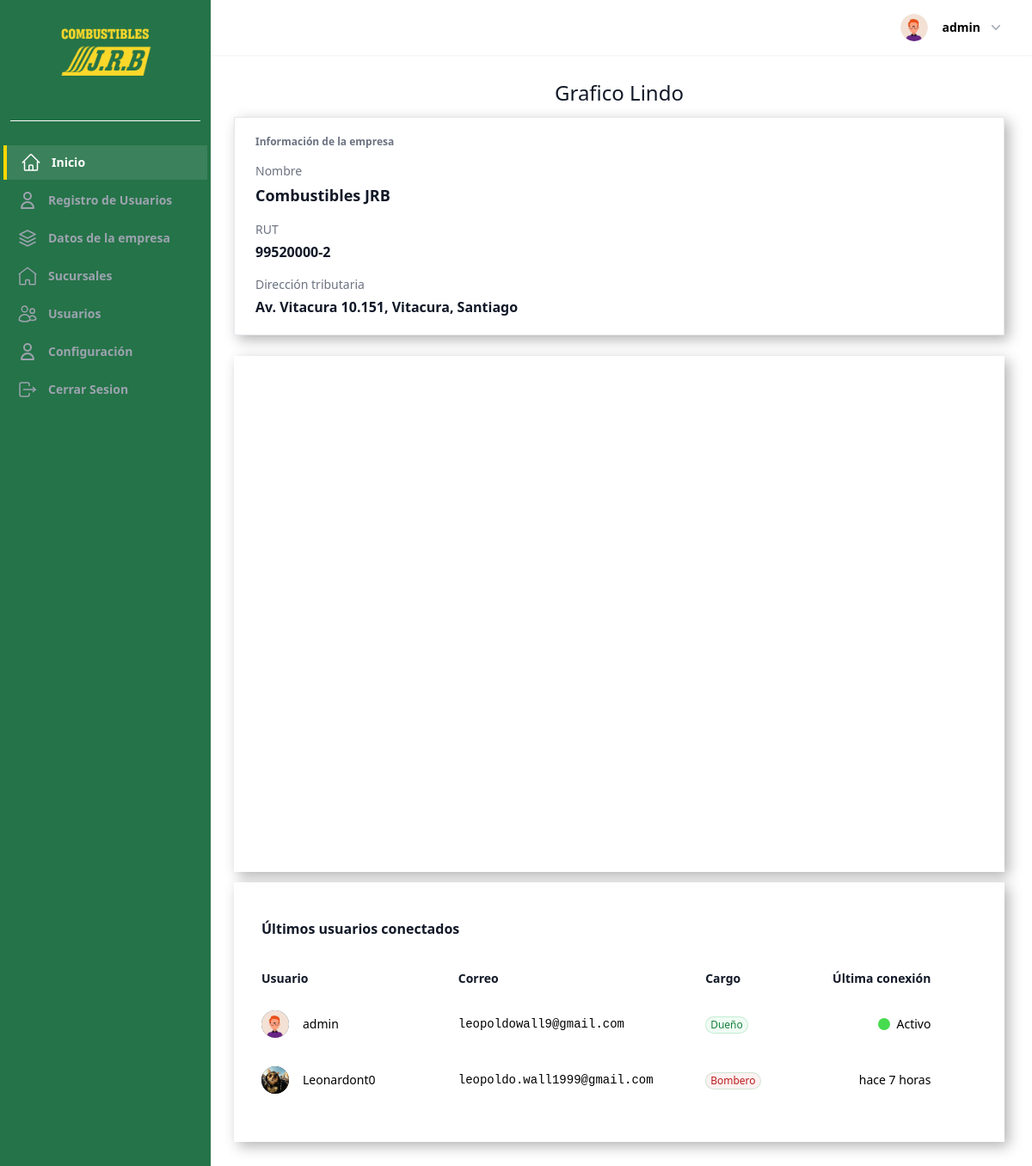
The app's page / (signed in), older data.
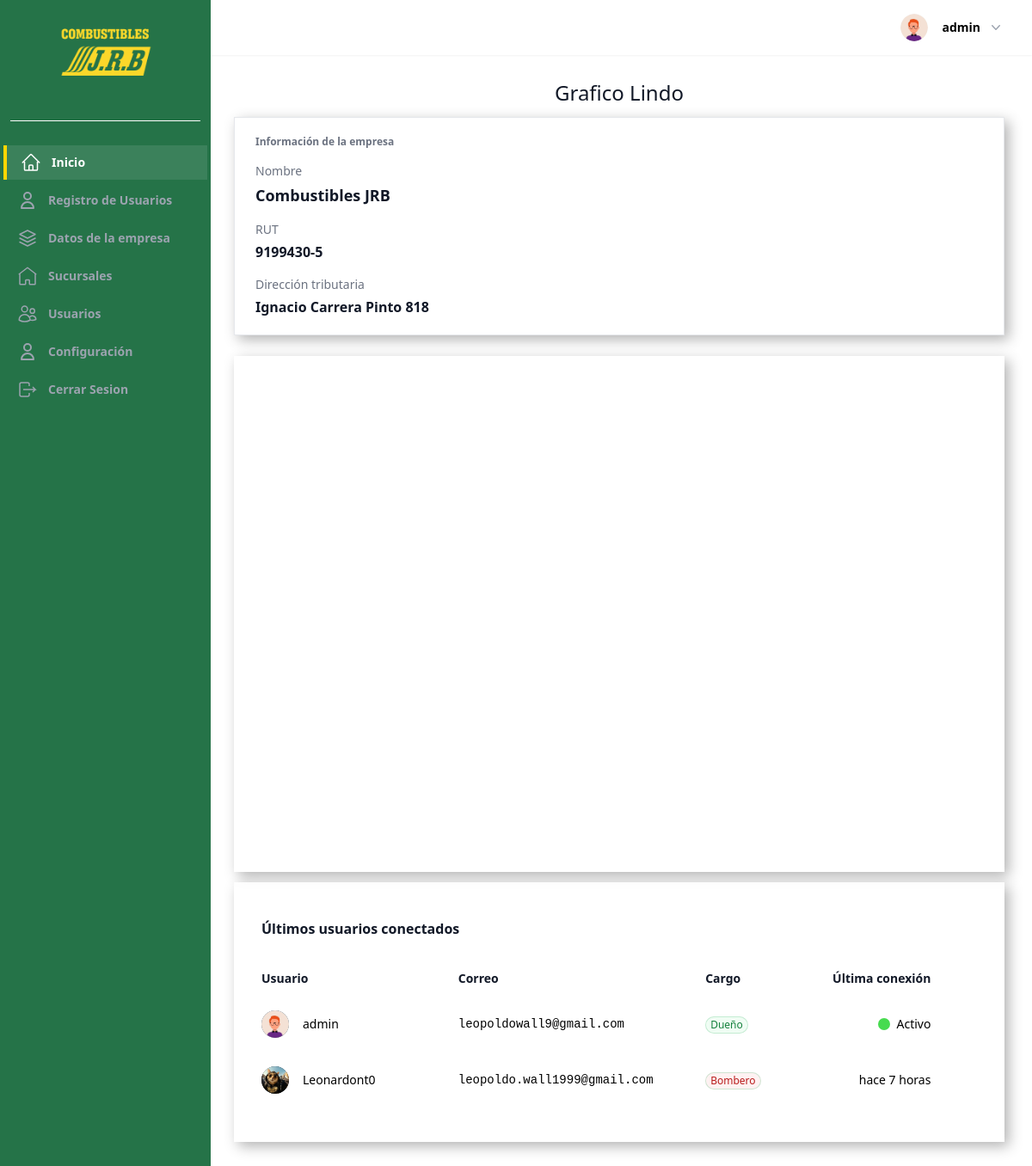
The same page, newer data.
### homeApp/models.py (models this page shows, shortened)
class Company(models.Model):
    rut = models.CharField(
        max_length=12,
        unique=True,
        validators=[
            RegexValidator(
                regex=r"^[0-9.]+-[0-9kK]{1}$",
                message="Ingrese un RUT válido en el formato 12.345.678-9",
            )
        ],
        verbose_name="RUT",
    )
    business_name = models.CharField(
        max_length=255,
        verbose_name="Razón social",
    )
    tax_address = models.CharField(
        max_length=255,
        verbose_name="Dirección tributaria",
    )
    profile = models.OneToOneField(
        "UsuarioApp.Profile",
        on_delete=models.CASCADE,
        related_name="company",
        verbose_name="Perfil",
    )
    class Meta:
        verbose_name = "Empresa"
        verbose_name_plural = "Empresas"
        db_table = "UsuarioApp_company"

### homeApp/views.py (the view)
# urls.py: path("", views.HomeView.as_view(), name="Home"),
class HomeView(LoginRequiredMixin, ListView):
    model = User
    template_name = "pages/index.html"
    def get_queryset(self):
        last_connected_users = User.objects.filter(
            Q(last_login__isnull=False)
        ).order_by("-last_login")[:5]
        return last_connected_users
    def get_context_data(self, **kwargs):
        context = super().get_context_data(**kwargs)
        recent_activity_cutoff = timezone.now() - timezone.timedelta(minutes=2)
        active_users = Profile.objects.filter(
            last_activity__gte=recent_activity_cutoff
        ).values_list("user_FK_id", flat=True)
        context["active_users"] = active_users
        company = None
        try:
            profile = self.request.user.profile
        except Profile.DoesNotExist:
            profile = None
        if profile:
            try:
                company = profile.company
            except Company.DoesNotExist:
                company = None
            if not company and profile.company_rut:
                normalized_rut = Company.normalize_rut(profile.company_rut)
                company = Company.objects.filter(rut=normalized_rut).first()
        context["company"] = company
        return context

### UsuarioApp/models.py (called while the page is built)
    def update_last_activity(self):
        self.save(update_last_activity=True)

    def _has_permission(self, code: str) -> bool:
        return bool(self.position_FK and self.position_FK.permission_code == code)

    def is_owner(self) -> bool:
        return self._has_permission("OWNER")

    def is_admin(self) -> bool:
        return self._has_permission("ADMINISTRATOR")

### utils/customer_img.py (called while the page is built, shortened)
def resize_image(img_path, img_size):
    try:
        with Image.open(img_path) as img:
            ancho, alto = img.size
    except (FileExistsError, UnidentifiedImageError):
        print("Error al Redimensionar la imagen")

def crop_image(img_path, img_size):
    try:
        with Image.open(img_path) as img:
            ancho, alto = img.size
    except (FileExistsError, UnidentifiedImageError):
        print("Erro al Recortar la imagen")

def handle_old_image(modelo, pk, image):
    default_image = "profile.webp"
    old_profile = modelo.objects.get(pk=pk)
    default_image_path = os.path.join(settings.MEDIA_ROOT, default_image)
    if (
        old_profile.image.path != image.path
        and old_profile.image.path != default_image_path
    ):
        default_storage.delete(old_profile.image.path)

### templates/pages/index.html (shortened to what the changed rows need)
{% extends 'components/Layout/base_extendido.html' %}
{% load static %}
{% load humanize %}
{% block content_main %}
  <div class="sm:h-dvh">
      <h2 class="text-gray-900 text-center pb-3 text-2xl" >Grafico Lindo</h2>
      {% if company %}
      <div class="mb-6">
        <div class="bg-white-base border border-gray-200 rounded-2xl shadow-sm px-6 py-5">
          <p class="text-xs font-semibold uppercase tracking-wide text-gray-500">Información de la empresa</p>
          <div class="mt-4 grid gap-4 sm:grid-cols-3">
            <div>
              <p class="text-sm font-medium text-gray-500">Nombre</p>
              <p class="mt-1 text-lg font-semibold text-gray-900">{{ company.business_name }}</p>
            </div>
            <div>
              <p class="text-sm font-medium text-gray-500">RUT</p>
              <p class="mt-1 text-base font-semibold text-gray-900">{{ company.rut }}</p>
            </div>
            <div>
              <p class="text-sm font-medium text-gray-500">Dirección tributaria</p>
              <p class="mt-1 text-base font-semibold text-gray-900">{{ company.tax_address }}</p>
            </div>
          </div>
        </div>
      </div>
      {% endif %}
  <div class="bg-white-base mt-3 border-gray-700 py-10 mb-5">
    <h2 class="px-4 text-base font-semibold leading-7 text-gray-900 sm:px-6 lg:px-8">Últimos usuarios conectados</h2>
    <table aria-labelledby="tablaUsuarios" aria-describedby="tablaUsuariosConectados" class="mt-6 w-full whitespace-nowrap text-left">
      <colgroup>
      </colgroup>
      <thead class="border-b border-white/10 text-sm leading-6 text-gray-900">
        <tr>
          <th scope="col" class="py-2 pl-4 pr-8 font-semibold sm:pl-6 lg:pl-8">Usuario</th>
          <th scope="col" class="hidden py-2 pl-0 pr-8 font-semibold sm:table-cell">Correo</th>
          <th scope="col" class="hidden py-2 pl-0 pr-4 text-right font-semibold sm:pr-8 sm:text-left lg:pr-20 sm:table-cell">Cargo</th>
          <th scope="col" class="py-2 pl-0 pr-4 text-right font-semibold sm:pr-6 lg:pr-8">Última conexión</th>
        </tr>
      </thead>
    </table>
  </div>
{% endblock content_main %}

Row changes from the older to the newer data that the page shows:
changed Company "Combustibles JRB": rut "99520000-2" → "9199430-5"; tax_address "Av. Vitacura 10.151, Vitacura, Santiago" → "Ignacio Carrera Pinto 818"
